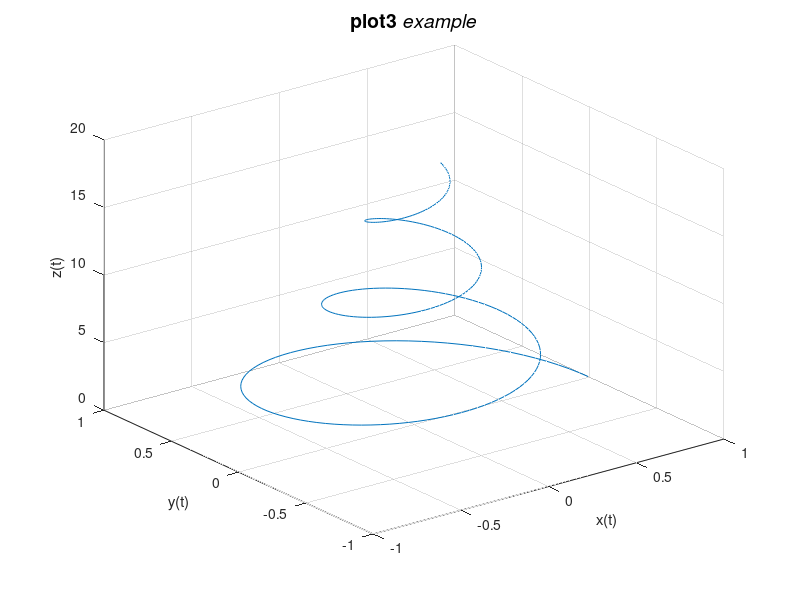

MATLAB code to generate this figure:
t = 0:pi/50:6*pi;
expt = exp(-0.1*t);
xt = expt.*cos(t); yt = expt.*sin(t);
plot3(xt, yt, t), grid on
xlabel('x(t)'), ylabel('y(t)'), zlabel('z(t)')
title('plot3 {\itexample}','FontSize',14)